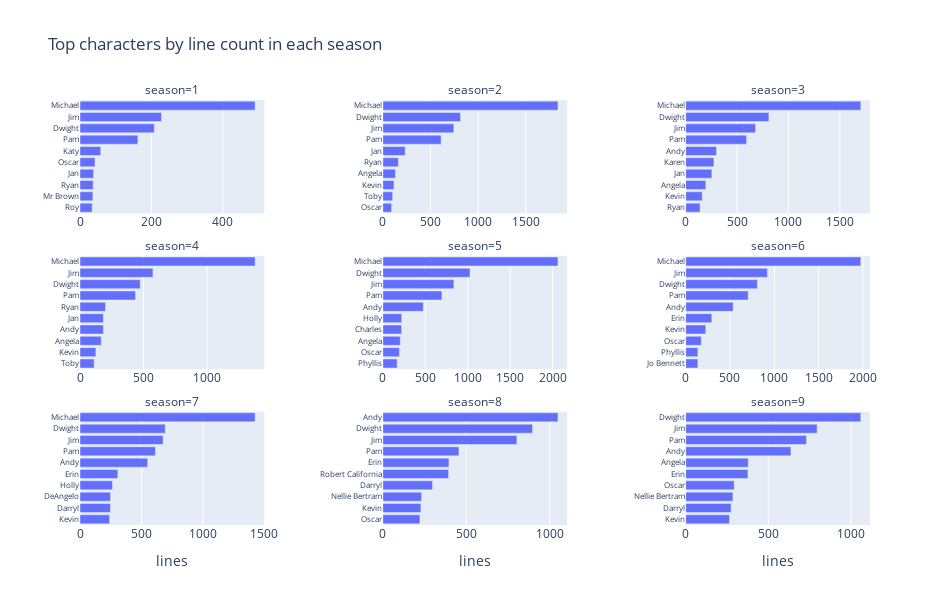

The cell this chart's notebook holds for it:
### Code cell
fig = px.bar(line_count_by_season_all.sort_values(['season', 'lines']), 'lines', 'speaker', facet_col='season', 
             facet_col_wrap=3, facet_row_spacing=.1, facet_col_spacing=.15,
              title = 'Top characters by line count in each season',
              labels = {'speaker' : ''}, width = 950, height = 605)
fig.update_xaxes(showticklabels = True, matches = None)
fig.update_yaxes(showticklabels=True, matches = None, tickfont = {'size' : 8})
#fig.for_each_annotation(lambda a: a.update(text = a.text.split('=')[-1]))
fig.update_layout(showlegend = False)
fig.show()

### Figure 1 — Plotly figure (JSON) as saved in the notebook; plotly's stock layout.template omitted (floating-point values rounded to 4 significant figures)
{"data": [{"alignmentgroup": "True", "hovertemplate": "season=1<br>lines=%{x}<br>=%{y}<extra></extra>", "legendgroup": "", "marker": {"color": "#636efa", "pattern": {"shape": ""}}, "name": "", "offsetgroup": "", "orientation": "h", "showlegend": false, "textposition": "auto", "type": "bar", "x": [34, 36, 37, 38, 42, 58, 162, 208, 228, 490], "xaxis": "x7", "y": ["Roy", "Mr Brown", "Ryan", "Jan", "Oscar", "Katy", "Pam", "Dwight", "Jim", "Michael"], "yaxis": "y7"}, {"alignmentgroup": "True", "hovertemplate": "season=2<br>lines=%{x}<br>=%{y}<extra></extra>", "legendgroup": "", "marker": {"color": "#636efa", "pattern": {"shape": ""}}, "name": "", "offsetgroup": "", "orientation": "h", "showlegend": false, "textposition": "auto", "type": "bar", "x": [92, 103, 117, 132, 163, 234, 611, 745, 815, 1837], "xaxis": "x8", "y": ["Oscar", "Toby", "Kevin", "Angela", "Ryan", "Jan", "Pam", "Jim", "Dwight", "Michael"], "yaxis": "y8"}, {"alignmentgroup": "True", "hovertemplate": "season=3<br>lines=%{x}<br>=%{y}<extra></extra>", "legendgroup": "", "marker": {"color": "#636efa", "pattern": {"shape": ""}}, "name": "", "offsetgroup": "", "orientation": "h", "showlegend": false, "textposition": "auto", "type": "bar", "x": [140, 161, 196, 255, 275, 300, 593, 680, 810, 1704], "xaxis": "x9", "y": ["Ryan", "Kevin", "Angela", "Jan", "Karen", "Andy", "Pam", "Jim", "Dwight", "Michael"], "yaxis": "y9"}, {"alignmentgroup": "True", "hovertemplate": "season=4<br>lines=%{x}<br>=%{y}<extra></extra>", "legendgroup": "", "marker": {"color": "#636efa", "pattern": {"shape": ""}}, "name": "", "offsetgroup": "", "orientation": "h", "showlegend": false, "textposition": "auto", "type": "bar", "x": [111, 125, 167, 184, 184, 201, 437, 474, 574, 1378], "xaxis": "x4", "y": ["Toby", "Kevin", "Angela", "Andy", "Jan", "Ryan", "Pam", "Dwight", "Jim", "Michael"], "yaxis": "y4"}, {"alignmentgroup": "True", "hovertemplate": "season=5<br>lines=%{x}<br>=%{y}<extra></extra>", "legendgroup": "", "marker": {"color": "#636efa", "pattern": {"shape": ""}}, "name": "", "offsetgroup": "", "orientation": "h", "showlegend": false, "textposition": "auto", "type": "bar", "x": [169, 195, 206, 221, 222, 477, 696, 837, 1027, 2063], "xaxis": "x5", "y": ["Phyllis", "Oscar", "Angela", "Charles", "Holly", "Andy", "Pam", "Jim", "Dwight", "Michael"], "yaxis": "y5"}, {"alignmentgroup": "True", "hovertemplate": "season=6<br>lines=%{x}<br>=%{y}<extra></extra>", "legendgroup": "", "marker": {"color": "#636efa", "pattern": {"shape": ""}}, "name": "", "offsetgroup": "", "orientation": "h", "showlegend": false, "textposition": "auto", "type": "bar", "x": [138, 138, 176, 227, 295, 536, 705, 809, 922, 1976], "xaxis": "x6", "y": ["Jo Bennett", "Phyllis", "Oscar", "Kevin", "Erin", "Andy", "Pam", "Dwight", "Jim", "Michael"], "yaxis": "y6"}, {"alignmentgroup": "True", "hovertemplate": "season=7<br>lines=%{x}<br>=%{y}<extra></extra>", "legendgroup": "", "marker": {"color": "#636efa", "pattern": {"shape": ""}}, "name": "", "offsetgroup": "", "orientation": "h", "showlegend": false, "textposition": "auto", "type": "bar", "x": [240, 248, 248, 265, 308, 551, 614, 677, 694, 1426], "xaxis": "x", "y": ["Kevin", "Darryl", "DeAngelo", "Holly", "Erin", "Andy", "Pam", "Jim", "Dwight", "Michael"], "yaxis": "y"}, {"alignmentgroup": "True", "hovertemplate": "season=8<br>lines=%{x}<br>=%{y}<extra></extra>", "legendgroup": "", "marker": {"color": "#636efa", "pattern": {"shape": ""}}, "name": "", "offsetgroup": "", "orientation": "h", "showlegend": false, "textposition": "auto", "type": "bar", "x": [222, 228, 232, 298, 394, 396, 456, 803, 897, 1049], "xaxis": "x2", "y": ["Oscar", "Kevin", "Nellie Bertram", "Darryl", "Robert California", "Erin", "Pam", "Jim", "Dwight", "Andy"], "yaxis": "y2"}, {"alignmentgroup": "True", "hovertemplate": "season=9<br>lines=%{x}<br>=%{y}<extra></extra>", "legendgroup": "", "marker": {"color": "#636efa", "pattern": {"shape": ""}}, "name": "", "offsetgroup": "", "orientation": "h", "showlegend": false, "textposition": "auto", "type": "bar", "x": [265, 275, 286, 294, 377, 379, 637, 731, 796, 1060], "xaxis": "x3", "y": ["Kevin", "Darryl", "Nellie Bertram", "Oscar", "Erin", "Angela", "Andy", "Pam", "Jim", "Dwight"], "yaxis": "y3"}], "layout": {"annotations": [{"font": {}, "showarrow": false, "text": "season=7", "x": 0.1167, "xanchor": "center", "xref": "paper", "y": 0.2667, "yanchor": "bottom", "yref": "paper"}, {"font": {}, "showarrow": false, "text": "season=8", "x": 0.5, "xanchor": "center", "xref": "paper", "y": 0.2667, "yanchor": "bottom", "yref": "paper"}, {"font": {}, "showarrow": false, "text": "season=9", "x": 0.8833, "xanchor": "center", "xref": "paper", "y": 0.2667, "yanchor": "bottom", "yref": "paper"}, {"font": {}, "showarrow": false, "text": "season=4", "x": 0.1167, "xanchor": "center", "xref": "paper", "y": 0.6333, "yanchor": "bottom", "yref": "paper"}, {"font": {}, "showarrow": false, "text": "season=5", "x": 0.5, "xanchor": "center", "xref": "paper", "y": 0.6333, "yanchor": "bottom", "yref": "paper"}, {"font": {}, "showarrow": false, "text": "season=6", "x": 0.8833, "xanchor": "center", "xref": "paper", "y": 0.6333, "yanchor": "bottom", "yref": "paper"}, {"font": {}, "showarrow": false, "text": "season=1", "x": 0.1167, "xanchor": "center", "xref": "paper", "y": 1, "yanchor": "bottom", "yref": "paper"}, {"font": {}, "showarrow": false, "text": "season=2", "x": 0.5, "xanchor": "center", "xref": "paper", "y": 1, "yanchor": "bottom", "yref": "paper"}, {"font": {}, "showarrow": false, "text": "season=3", "x": 0.8833, "xanchor": "center", "xref": "paper", "y": 1, "yanchor": "bottom", "yref": "paper"}], "barmode": "relative", "height": 605, "legend": {"tracegroupgap": 0}, "showlegend": false, "title": {"text": "Top characters by line count in each season"}, "width": 950, "xaxis": {"anchor": "y", "domain": [0, 0.2333], "showticklabels": true, "title": {"text": "lines"}}, "xaxis2": {"anchor": "y2", "domain": [0.3833, 0.6167], "showticklabels": true, "title": {"text": "lines"}}, "xaxis3": {"anchor": "y3", "domain": [0.7667, 1.0], "showticklabels": true, "title": {"text": "lines"}}, "xaxis4": {"anchor": "y4", "domain": [0, 0.2333], "showticklabels": true}, "xaxis5": {"anchor": "y5", "domain": [0.3833, 0.6167], "showticklabels": true}, "xaxis6": {"anchor": "y6", "domain": [0.7667, 1.0], "showticklabels": true}, "xaxis7": {"anchor": "y7", "domain": [0, 0.2333], "showticklabels": true}, "xaxis8": {"anchor": "y8", "domain": [0.3833, 0.6167], "showticklabels": true}, "xaxis9": {"anchor": "y9", "domain": [0.7667, 1.0], "showticklabels": true}, "yaxis": {"anchor": "x", "domain": [0, 0.2667], "showticklabels": true, "tickfont": {"size": 8}, "title": {"text": ""}}, "yaxis2": {"anchor": "x2", "domain": [0, 0.2667], "showticklabels": true, "tickfont": {"size": 8}}, "yaxis3": {"anchor": "x3", "domain": [0, 0.2667], "showticklabels": true, "tickfont": {"size": 8}}, "yaxis4": {"anchor": "x4", "domain": [0.3667, 0.6333], "showticklabels": true, "tickfont": {"size": 8}, "title": {"text": ""}}, "yaxis5": {"anchor": "x5", "domain": [0.3667, 0.6333], "showticklabels": true, "tickfont": {"size": 8}}, "yaxis6": {"anchor": "x6", "domain": [0.3667, 0.6333], "showticklabels": true, "tickfont": {"size": 8}}, "yaxis7": {"anchor": "x7", "domain": [0.7333, 1], "showticklabels": true, "tickfont": {"size": 8}, "title": {"text": ""}}, "yaxis8": {"anchor": "x8", "domain": [0.7333, 1], "showticklabels": true, "tickfont": {"size": 8}}, "yaxis9": {"anchor": "x9", "domain": [0.7333, 1], "showticklabels": true, "tickfont": {"size": 8}}}}
